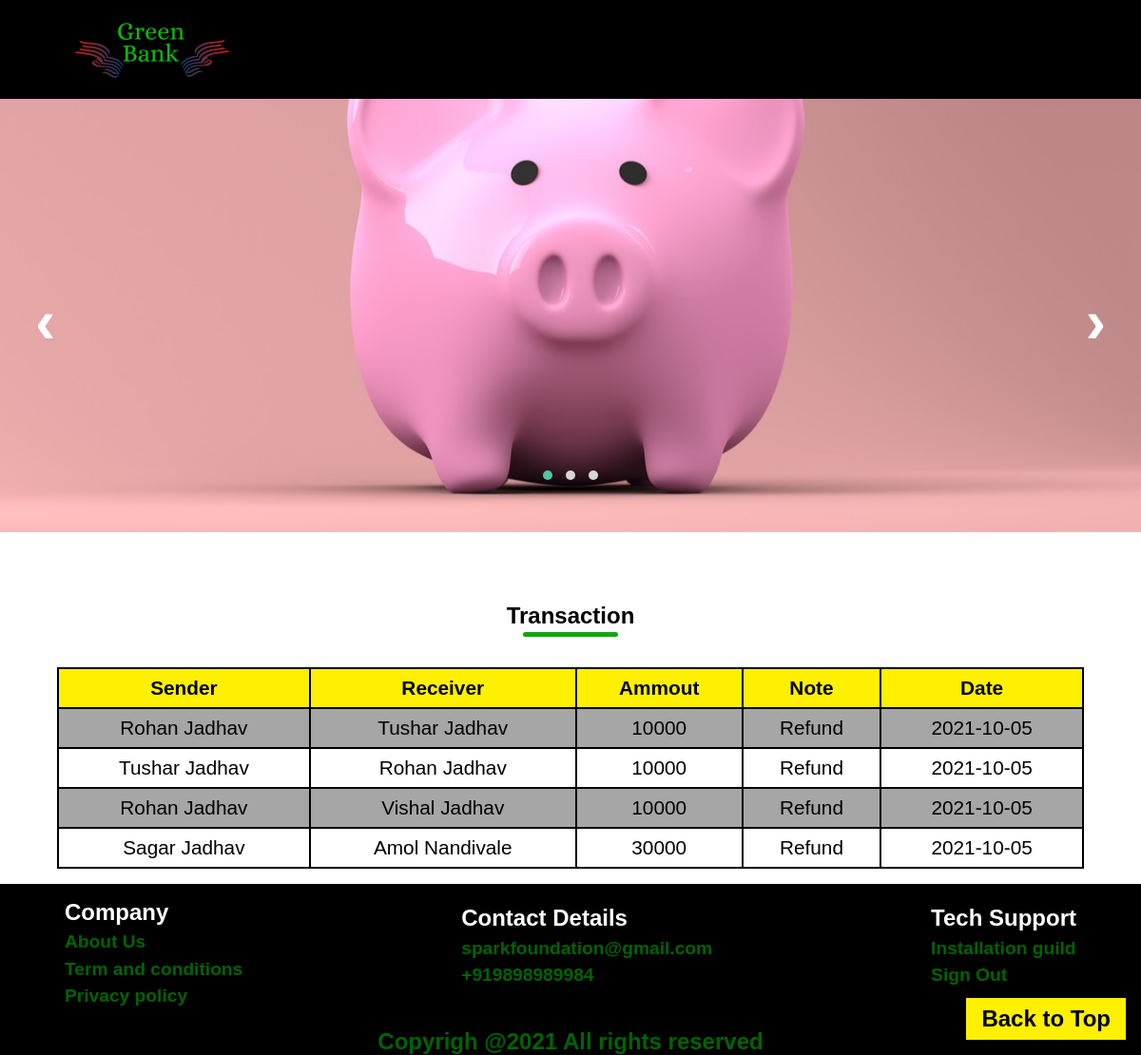
The page /history.php on the database its author committed.
### tables this page shows
CREATE TABLE `transaction` (
  `id` int(11) NOT NULL,
  `sender_name` int(11) NOT NULL,
  `receiver_name` varchar(200) NOT NULL,
  `sender_email` int(11) NOT NULL,
  `receiver_email` varchar(250) NOT NULL,
  `ammount` int(11) NOT NULL,
  `Note` varchar(1000) DEFAULT NULL,
  `date` date NOT NULL DEFAULT current_timestamp()
);

CREATE TABLE `customer` (
  `customer_id` int(11) NOT NULL,
  `name` varchar(200) NOT NULL,
  `email` varchar(250) NOT NULL,
  `balance` int(11) DEFAULT NULL,
  `date` date NOT NULL DEFAULT current_timestamp()
);

### history.php (the view, shortened to what this page needs)
<!DOCTYPE html>
<html lang="en">
<head>
    <link rel="stylesheet" href="css/index.css">
    <link rel="stylesheet" href="css/owl.carousel.css">
    <link rel="stylesheet" href="css/owl.theme.green.css">
    <link rel="stylesheet" href="css/animate.css">
    <link rel="stylesheet" href="css/customer.css">
    <link rel="stylesheet" href="css/history.css">
</head>
<body>
    <section class="navagation" id="nav">
        <div class="container">
            <div class="nav">
                <img src="img/logo.png" alt="logo" class="logo">
                </div>
            </div>
        </section>
        <div class="title owl-carousel owl-theme" id="slide">
            <div class="item">
                <img src="img/about img1.jpg" alt="about img1.jpeg"  class="item">
            </div>
        </div>
    <div class="top">
        <a href="#slide">
            <h2>Back to Top</h2>
        </a>
    </div>
    <div class="heading">
        <h2>Transaction</h2>
    </div>
    <section class="container">
        <div id="table">
            <table>
                <thead>
                    <tr>
                        <th>Sender</th>
                        <th>Receiver</th>
                    <th>Ammout</th>
                    <th>Note</th>
                    <th>Date</th>
                </tr>
            </thead>
            <tbody>
                <?php
                    include 'conn.php';
                    $sql = "select *from transaction inner join customer on transaction.sender_name = customer.customer_id";
                    $result = mysqli_query($conn,$sql) or die("query can not fire");
                    if(mysqli_num_rows($result)>0){
                        while($res = mysqli_fetch_assoc($result)){
                ?>
                <tr>
                    <td><?php echo $res['name'];?></td>
                    <td><?php echo $res['receiver_name'];?></td>
                    <td><?php echo $res['ammount'];?></td>
                    <td><?php echo $res['Note'];?></td>
                    <td><?php echo $res['date'];?></td>
                </tr>
                <?php
                        }
                    }
                    ?>
            </tbody>
        </table>
    </div>
</section>
    <footer>
        <section class="container">
            <div class="footer">
                <div class="company">
                    <h2>Company</h2>
                    <ul>
                        <li><a href="aboutUs.html">About Us</a></li>
                        <li><a href="">Term and conditions</a></li>
                        <li><a href="">Privacy policy</a></li>
                    </ul>
                </div>
                <div class="contact">
                    <h2>Contact Details</h2>
                    <ul>
                        <li><a href="">sparkfoundation@gmail.com</a></li>
                        <li><a href="">+919898989984</a></li>
                    </ul>
                </div>
                <div class="support">
                    <h2>Tech Support</h2>
                    <ul>
                        <li><a href="">Installation guild</a></li>
                        <li><a href="">Sign Out</a></li>
                    </ul>
                </div>
        </section>
    <h2>Copyrigh @2021 All rights reserved</h2>
</footer>
</body>
</html>

### css/index.css (style rules this page uses)
* { box-sizing: border-box; font-family: Arial, Helvetica, sans-serif; padding:0; margin:0; scroll-behavior: smooth; }
.container { width:90%; margin:auto; }
.navagation { background-color: #000; position:fixed; top:0px; left:0px; width:100%; z-index: 2; }
.navagation img { margin:-3rem 0; }
.nav { display:flex; justify-content: space-between; align-items: center; }
.title { display:flex; }
.title img { width:100%; height: 70vh; object-fit: cover; }
.top a h2 { position:fixed; bottom:1rem; right:1rem; background-color:#fff000; padding:0.5rem 1rem; color:#000; }
.heading h2 { width:200px; text-align: center; margin: 2rem auto; position: relative; padding: 0.5rem 0rem; }
.heading h2::before { content: " "; background: #0ea80e; width:50%; height: 5px; border-radius: 5px; position:absolute; bottom: 0px; left:50%; transform: translate(-50%); transition:width 1s ease; }
footer { background-color: #000; }
.footer { display:flex; justify-content: space-between; align-items: center; }
.footer li { list-style: none; margin:0.4rem 0; }
footer>h2 { color:#006400; margin-top:1rem; text-align: center; }
.contact,.support,.company h2 { color:#fff; }
.contact,.support,.company { margin:0 0.5rem; }
.company { margin-top:1rem; }
.footer li a { text-decoration: none; color:#006400; font-weight:bold; font-size:1.2rem; }

### css/customer.css (style rules this page uses)
table { width:100%; border-collapse: collapse; font-size:1.3rem; margin:1rem 0; }
table th,td { border:2px solid #000; padding:0.5rem 0.5rem; text-align: center; }
table thead tr { background-color: #fff000; }
table tbody tr:nth-child(odd) { background-color:#808080b3; }

### rows shown on the page
transaction: sender_name.name "Rohan Jadhav", receiver_name "Tushar Jadhav", ammount "10000", Note "Refund", sender_name.date "2021-10-05"
transaction: sender_name.name "Tushar Jadhav", receiver_name "Rohan Jadhav", ammount "10000", Note "Refund", sender_name.date "2021-10-05"
transaction: sender_name.name "Rohan Jadhav", receiver_name "Vishal Jadhav", ammount "10000", Note "Refund", sender_name.date "2021-10-05"
transaction: sender_name.name "Sagar Jadhav", receiver_name "Amol Nandivale", ammount "30000", Note "Refund", sender_name.date "2021-10-05"
